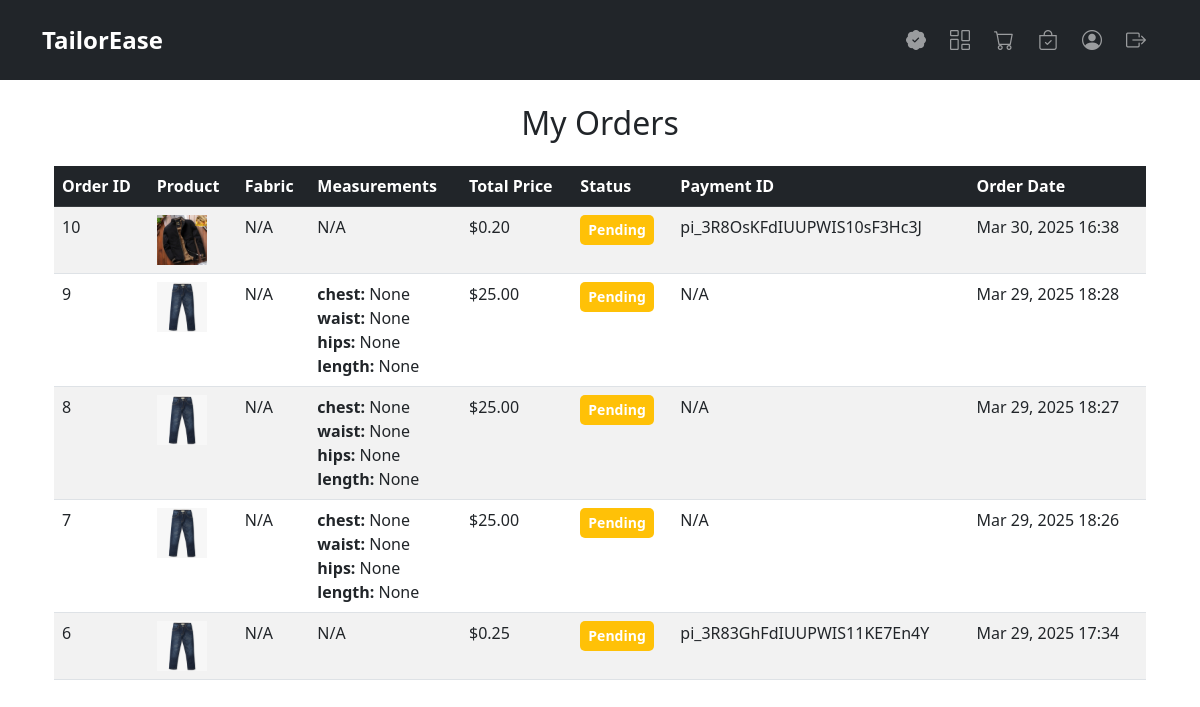
Screenshot of /auth/orders/ (signed in) with the database file from the repository.
### frontend/models.py (models this page shows, shortened)
class Order(models.Model):
    STATUS_CHOICES = [('Pending', 'Pending'), ('frontend', 'frontend'), ('Shipped', 'Shipped'), ('Delivered', 'Delivered')]
    user = models.ForeignKey(User, on_delete=models.CASCADE)
    garment = models.ForeignKey(Garment, on_delete=models.CASCADE)
    product = models.ForeignKey(Product, on_delete=models.CASCADE, blank=True, null=True)
    fabric = models.ForeignKey(Fabric, on_delete=models.SET_NULL, null=True)
    measurements = models.JSONField()  # Store measurements
    total_price = models.DecimalField(max_digits=10, decimal_places=2)
    status = models.CharField(max_length=20, choices=STATUS_CHOICES, default='Pending')
    created_at = models.DateTimeField(auto_now_add=True)
    payment_id = models.CharField(blank=True, null=True)

class Product(models.Model):
    MODEL_CHOICES = [
        ('shirt', 'Shirt'),
        ('jeans', 'Jeans'),
        ('jacket', 'Jacket'),
        ('tshirt', 'T-Shirt'),
        ('trackpant', 'Track Pant'),
        ('suit', 'Suit'),
    ]
    SIZE_CHOICES = [
        ('S', 'Small'),
        ('M', 'Medium'),
        ('L', 'Large'),
        ('XL', 'Extra Large'),
        ('XXL', 'Extra Extra Large'),
    ]
    vendor = models.ForeignKey(User, on_delete=models.CASCADE, default='')
    model = models.CharField(max_length=50, choices=MODEL_CHOICES)
    fabric = models.ManyToManyField(Fabric, blank=True)
    size = models.CharField(max_length=50, null=True)
    price = models.DecimalField(max_digits=10, decimal_places=2)
    image = models.ImageField(upload_to='product_images/')
    created_at = models.DateTimeField(auto_now_add=True, null=True)

### frontend/views.py (the view)
# urls.py: path("auth/orders/", my_orders, name="orders"),
@login_required
def my_orders(request):
    orders = Order.objects.filter(user=request.user).order_by('-created_at')
    return render(request, "orders.html", {"orders": orders})

### frontend/templates/orders.html (shortened to what this page needs)
{% extends 'base.html' %}
{% block content %}
<div class="container mt-4">
    <h2 class="text-center">My Orders</h2>
    {% if orders %}
    <table class="table table-striped mt-4">
        <thead class="table-dark">
            <tr>
                <th>Order ID</th>
                <th>Product</th>
                <th>Fabric</th>
                <th>Measurements</th>
                <th>Total Price</th>
                <th>Status</th>
                <th>Payment ID</th>
                <th>Order Date</th>
            </tr>
        </thead>
        <tbody>
            {% for order in orders %}
            <tr>
                <td>{{ order.id }}</td>
                <td>
                    {% if order.product %}
                        <img src="{{ order.product.image.url }}" alt="{{ order.product.name }}" width="50">
                    {% else %}
                        N/A
                    {% endif %}
                </td>
                <td>{{ order.fabric.name|default:"N/A" }}</td>
                <td>
                    {% for key, value in order.measurements.items %}
                        <strong>{{ key }}:</strong> {{ value }}<br>
                    {% empty %}
                        N/A
                    {% endfor %}
                </td>
                <td>${{ order.total_price }}</td>
                <td>
                    <span class="badge {% if order.status == 'Pending' %} bg-warning {% elif order.status == 'Shipped' %} bg-primary {% else %} bg-success {% endif %}">
                        {{ order.status }}
                    </span>
                </td>
                <td>{{ order.payment_id|default:"N/A" }}</td>
                <td>{{ order.created_at|date:"M d, Y H:i" }}</td>
            </tr>
            {% endfor %}
        </tbody>
    </table>
    {% else %}
    <div class="alert alert-info text-center mt-4">You have no orders yet.</div>
    {% endif %}
</div>
{% endblock %}

### frontend/templates/orders.html (style rules this page uses)
body { background: url("https://png.pngtree.com/thumb_back/fh260/background/20230617/pngtree-cartoon-style-3d-render-of-shipment-truck-with-package-and-phone-image_3640191.jpg") no-repeat center center fixed; background-size: cover; }
.badge { padding: 8px; font-size: 14px; border-radius: 5px; }

### rows the page displays
Order: id "10", product.image (picture), fabric.name "N/A", total_price "0.20", status "Pending", payment_id "pi_3R8OsKFdIUUPWIS10sF3Hc3J", created_at "Mar 30, 2025 16:38"
Order: id "9", product.image (picture), fabric.name "N/A", measurements "chest" "waist" "hips" "length", measurements "None" "None" "None" "None", total_price "25.00", status "Pending", payment_id "N/A", created_at "Mar 29, 2025 18:28"
Order: id "8", product.image (picture), fabric.name "N/A", measurements "chest" "waist" "hips" "length", measurements "None" "None" "None" "None", total_price "25.00", status "Pending", payment_id "N/A", created_at "Mar 29, 2025 18:27"
Order: id "7", product.image (picture), fabric.name "N/A", measurements "chest" "waist" "hips" "length", measurements "None" "None" "None" "None", total_price "25.00", status "Pending", payment_id "N/A", created_at "Mar 29, 2025 18:26"
Order: id "6", product.image (picture), fabric.name "N/A", total_price "0.25", status "Pending", payment_id "pi_3R83GhFdIUUPWIS11KE7En4Y", created_at "Mar 29, 2025 17:34"
